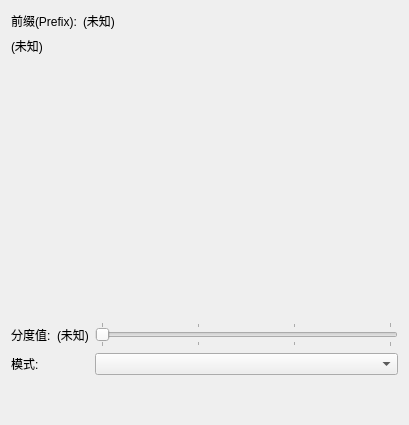
<?xml version="1.0" encoding="UTF-8"?>
<ui version="4.0">
 <class>flow_rtv</class>
 <widget class="QWidget" name="flow_rtv">
  <property name="geometry">
   <rect>
    <x>0</x>
    <y>0</y>
    <width>409</width>
    <height>425</height>
   </rect>
  </property>
  <property name="minimumSize">
   <size>
    <width>255</width>
    <height>0</height>
   </size>
  </property>
  <property name="windowTitle">
   <string>Form</string>
  </property>
  <layout class="QGridLayout" name="gridLayout_2">
   <item row="0" column="0" colspan="2">
    <layout class="QHBoxLayout" name="horizontalLayout">
     <item>
      <widget class="QLabel" name="label">
       <property name="text">
        <string>前缀(Prefix):</string>
       </property>
      </widget>
     </item>
     <item>
      <widget class="QLabel" name="name_label">
       <property name="text">
        <string>(未知)</string>
       </property>
      </widget>
     </item>
     <item>
      <spacer name="horizontalSpacer">
       <property name="orientation">
        <enum>Qt::Horizontal</enum>
       </property>
       <property name="sizeHint" stdset="0">
        <size>
         <width>40</width>
         <height>20</height>
        </size>
       </property>
      </spacer>
     </item>
    </layout>
   </item>
   <item row="2" column="0" colspan="2">
    <widget class="PolyLineCanvas" name="canvas" native="true">
     <property name="minimumSize">
      <size>
       <width>255</width>
       <height>255</height>
      </size>
     </property>
    </widget>
   </item>
   <item row="3" column="0" colspan="2">
    <layout class="QGridLayout" name="gridLayout">
     <item row="0" column="0">
      <widget class="QLabel" name="label_3">
       <property name="text">
        <string>分度值:</string>
       </property>
      </widget>
     </item>
     <item row="0" column="1">
      <widget class="QLabel" name="scale_label">
       <property name="text">
        <string>(未知)</string>
       </property>
      </widget>
     </item>
     <item row="0" column="2">
      <widget class="QSlider" name="scale_slider">
       <property name="minimum">
        <number>0</number>
       </property>
       <property name="maximum">
        <number>3</number>
       </property>
       <property name="singleStep">
        <number>1</number>
       </property>
       <property name="pageStep">
        <number>1</number>
       </property>
       <property name="value">
        <number>0</number>
       </property>
       <property name="sliderPosition">
        <number>0</number>
       </property>
       <property name="orientation">
        <enum>Qt::Horizontal</enum>
       </property>
       <property name="invertedAppearance">
        <bool>false</bool>
       </property>
       <property name="invertedControls">
        <bool>false</bool>
       </property>
       <property name="tickPosition">
        <enum>QSlider::TicksBothSides</enum>
       </property>
      </widget>
     </item>
     <item row="1" column="0" colspan="2">
      <widget class="QLabel" name="label_2">
       <property name="text">
        <string>模式:</string>
       </property>
      </widget>
     </item>
     <item row="1" column="2">
      <widget class="ComboBox" name="mode_combo"/>
     </item>
    </layout>
   </item>
   <item row="1" column="0" colspan="2">
    <widget class="QLabel" name="note_label">
     <property name="text">
      <string>(未知)</string>
     </property>
    </widget>
   </item>
   <item row="4" column="0" colspan="2">
    <spacer name="verticalSpacer">
     <property name="orientation">
      <enum>Qt::Vertical</enum>
     </property>
     <property name="sizeHint" stdset="0">
      <size>
       <width>20</width>
       <height>40</height>
      </size>
     </property>
    </spacer>
   </item>
  </layout>
 </widget>
 <customwidgets>
  <customwidget>
   <class>PolyLineCanvas</class>
   <extends>QWidget</extends>
   <header>gui.MatplotlibCanvas</header>
   <container>1</container>
  </customwidget>
  <customwidget>
   <class>ComboBox</class>
   <extends>QComboBox</extends>
   <header>gui.common</header>
  </customwidget>
 </customwidgets>
 <resources/>
 <connections/>
</ui>
